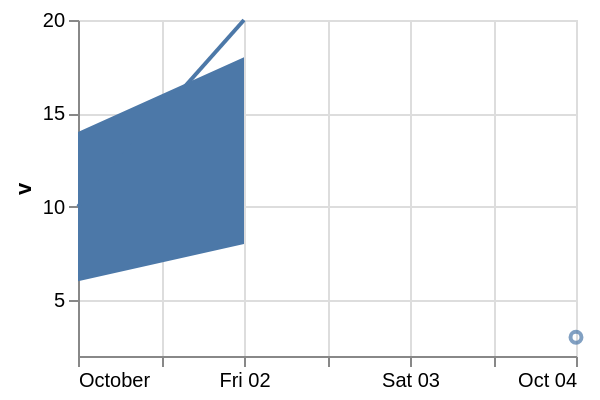

Describe this chart as a Vega-Lite specification.
### Vega-Lite specification from a JSON file in a GitHub repository (floating-point values rounded to 4 significant figures)
{"$schema": "https://vega.github.io/schema/vega-lite/v6.json", "width": "container", "height": 200, "autosize": {"type": "fit", "contains": "padding"}, "data": {"values": [{"t": "2026-10-01T00:00:00Z", "v": 10, "lo": 6, "hi": 14, "flagged": false}, {"t": "2026-10-02T00:00:00Z", "v": 20, "lo": 8, "hi": 18, "flagged": false}, {"t": "2026-10-03T00:00:00Z", "v": null, "lo": null, "hi": null, "flagged": false}, {"t": "2026-10-04T00:00:00Z", "v": 3, "lo": 9, "hi": 20, "flagged": true}]}, "layer": [{"mark": {"invalid": "break-paths-filter-domains", "style": "band", "type": "area"}, "encoding": {"x": {"axis": {"title": null}, "field": "t", "scale": {"nice": false}, "type": "temporal"}, "y": {"axis": {"title": "v"}, "field": "lo", "scale": {"zero": false}, "type": "quantitative"}, "y2": {"field": "hi"}}}, {"mark": {"invalid": "break-paths-filter-domains", "type": "line"}, "encoding": {"x": {"axis": {"title": null}, "field": "t", "scale": {"nice": false}, "type": "temporal"}, "y": {"axis": {"title": "v"}, "field": "v", "scale": {"zero": false}, "type": "quantitative"}}}, {"mark": {"opacity": 0, "size": 80, "type": "point"}, "encoding": {"tooltip": [{"field": "t", "format": "%d %b %Y", "title": "Date", "type": "temporal"}, {"field": "v", "format": ".3~g", "title": "v", "type": "quantitative"}, {"field": "lo", "format": ".3~g", "title": "Expected low", "type": "quantitative"}, {"field": "hi", "format": ".3~g", "title": "Expected high", "type": "quantitative"}], "x": {"axis": {"title": null}, "field": "t", "scale": {"nice": false}, "type": "temporal"}, "y": {"axis": {"title": "v"}, "field": "v", "scale": {"zero": false}, "type": "quantitative"}}}, {"mark": {"style": "flagged", "type": "point"}, "transform": [{"filter": "datum.flagged === true"}], "encoding": {"tooltip": [{"field": "t", "format": "%d %b %Y", "title": "Date", "type": "temporal"}, {"field": "v", "format": ".3~g", "title": "v", "type": "quantitative"}, {"field": "lo", "format": ".3~g", "title": "Expected low", "type": "quantitative"}, {"field": "hi", "format": ".3~g", "title": "Expected high", "type": "quantitative"}], "x": {"axis": {"title": null}, "field": "t", "scale": {"nice": false}, "type": "temporal"}, "y": {"axis": {"title": "v"}, "field": "v", "scale": {"zero": false}, "type": "quantitative"}}}]}
